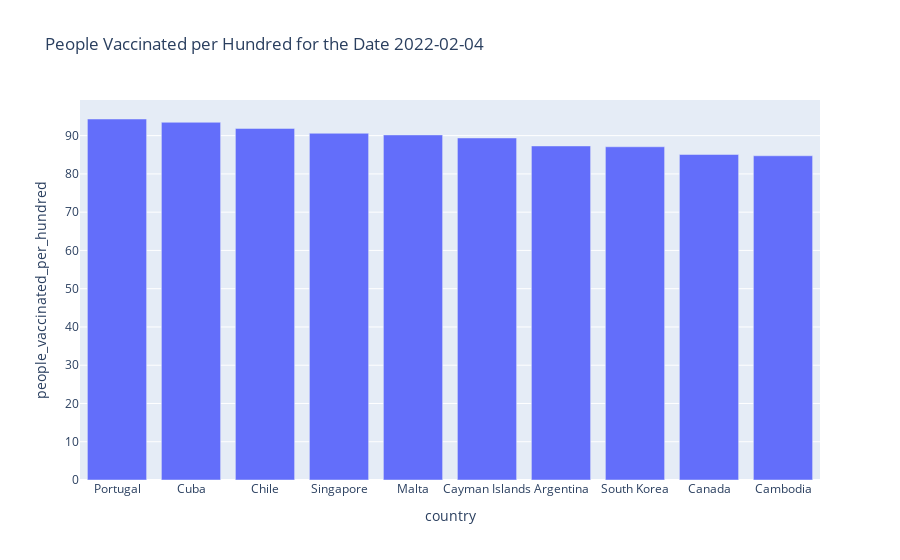

The notebook cell this image was saved under:
### Code cell
px.bar(df.head(10), x='country', y='people_vaccinated_per_hundred',
                   title='People Vaccinated per Hundred for the Date 2022-02-04')

### Figure 1 — Plotly figure (JSON) as saved in the notebook; plotly's stock layout.template omitted (floating-point values rounded to 4 significant figures)
{"data": [{"alignmentgroup": "True", "hovertemplate": "country=%{x}<br>people_vaccinated_per_hundred=%{y}<extra></extra>", "legendgroup": "", "marker": {"color": "#636efa", "pattern": {"shape": ""}}, "name": "", "offsetgroup": "", "orientation": "v", "showlegend": false, "textposition": "auto", "type": "bar", "x": ["Portugal", "Cuba", "Chile", "Singapore", "Malta", "Cayman Islands", "Argentina", "South Korea", "Canada", "Cambodia"], "xaxis": "x", "y": [94.35, 93.49, 91.89, 90.62, 90.19, 89.39, 87.31, 87.09, 85.08, 84.74], "yaxis": "y"}], "layout": {"barmode": "relative", "legend": {"tracegroupgap": 0}, "title": {"text": "People Vaccinated per Hundred for the Date 2022-02-04"}, "xaxis": {"anchor": "y", "domain": [0.0, 1.0], "title": {"text": "country"}}, "yaxis": {"anchor": "x", "domain": [0.0, 1.0], "title": {"text": "people_vaccinated_per_hundred"}}}}
